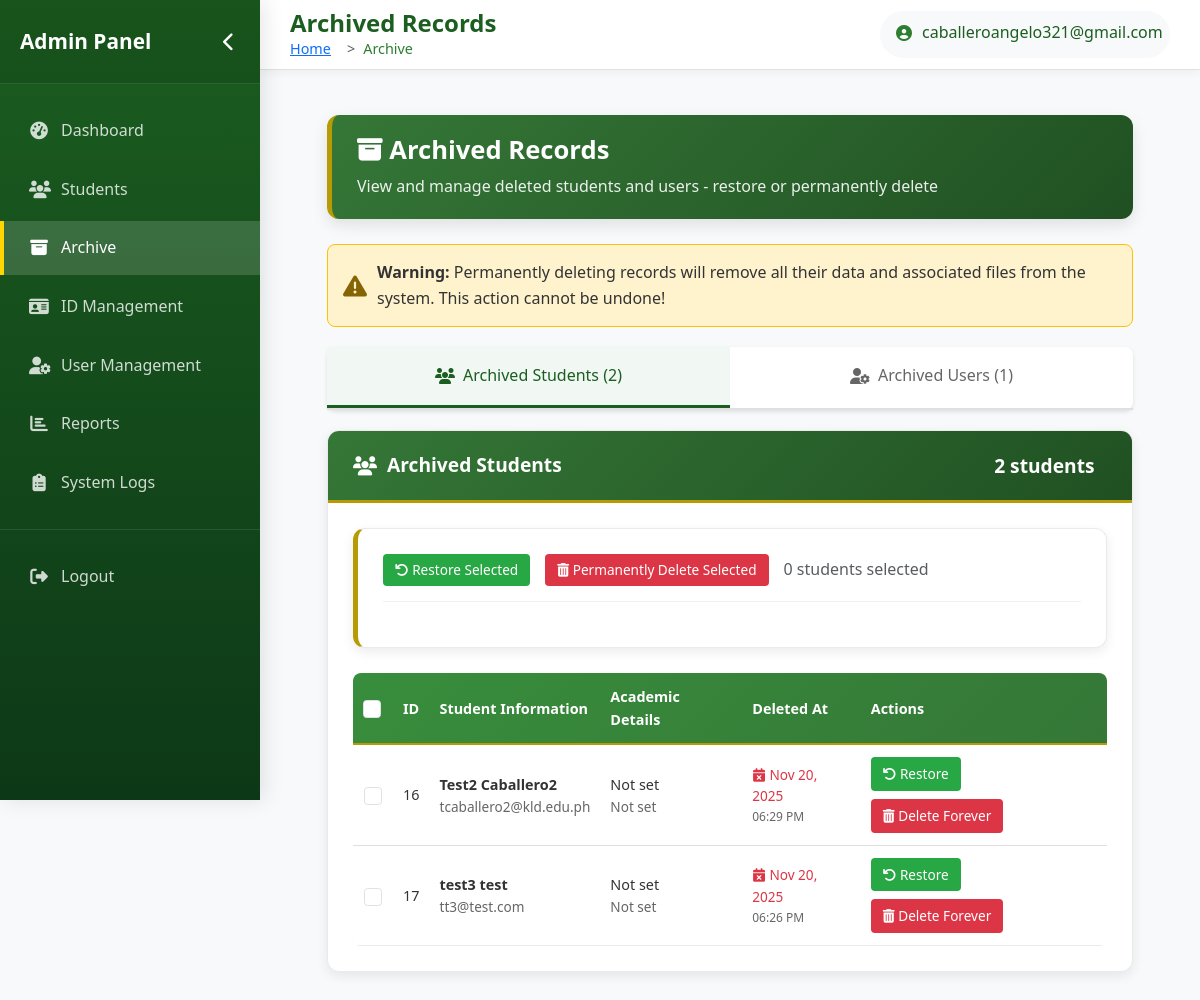
The app's page /admin/admin_archived.php (signed in) with its own data.
### tables this page shows
CREATE TABLE `student` (
  `id` int(11) NOT NULL,
  `student_id` varchar(50) DEFAULT NULL,
  `email` varchar(100) NOT NULL,
  `first_name` varchar(100) DEFAULT NULL,
  `last_name` varchar(100) DEFAULT NULL,
  `year_level` varchar(50) DEFAULT NULL,
  `course` varchar(100) DEFAULT NULL,
  `contact_number` varchar(20) DEFAULT NULL,
  `address` varchar(255) DEFAULT NULL,
  `photo` varchar(255) DEFAULT NULL,
  `password` varchar(255) NOT NULL,
  `created_at` timestamp NOT NULL DEFAULT current_timestamp(),
  `profile_completed` tinyint(1) DEFAULT 0,
  `emergency_contact` varchar(100) DEFAULT NULL,
  `dob` date DEFAULT NULL,
  `gender` enum('Male','Female') DEFAULT NULL,
  `blood_type` enum('A+','A-','B+','B-','AB+','AB-','O+','O-') DEFAULT NULL,
  `signature` varchar(255) DEFAULT NULL,
  `qr_code` varchar(255) DEFAULT NULL,
  `cor` varchar(255) DEFAULT NULL,
  `digital_id_generated_at` timestamp NULL DEFAULT NULL,
  `digital_id_path` varchar(255) DEFAULT NULL,
  `deleted_at` datetime DEFAULT NULL,
  `emergency_contact_name` varchar(255) DEFAULT NULL
);

### includes/user.php (called while the page is built, shortened)
<?php
class User
{
    protected ?\PDO $db;
    public function __construct()
    {
        $db = (new Database())->getConnection();
        $this->db = $db;
    }
    public function getDb(): PDO {
        return $this->db;
    }
}

### admin/classes/StudentManager.php (called while the page is built, shortened)
<?php
require_once __DIR__ . '/../../includes/User.php';
class StudentManager extends User
{
    public function __construct($db = null)
    {
        if ($db === null) {
            $this->db = $this->getDb();
        } else {
            parent::__construct($db);
        }
    }
public function getArchivedStudents(): array
{
    $sql = "SELECT * FROM student WHERE deleted_at IS NOT NULL ORDER BY deleted_at DESC";
    $stmt = $this->db->prepare($sql);
    $stmt->execute();
    return $stmt->fetchAll(PDO::FETCH_ASSOC);
}
}

### admin/classes/UserManager.php (called while the page is built, shortened)
<?php
require_once __DIR__ . '/../../includes/User.php';
class UserManager extends User
{
    public function __construct($db = null)
    {
        if ($db === null) {
            $this->db = $this->getDb();
        } else {
            parent::__construct($db);
        }
    }
    public function getArchivedUsers(): array
    {
        $sql = "SELECT * FROM users WHERE deleted_at IS NOT NULL ORDER BY deleted_at DESC";
        $stmt = $this->db->prepare($sql);
        $stmt->execute();
        return $stmt->fetchAll(PDO::FETCH_ASSOC);
    }
}

### admin/admin_archived.php (the view, shortened to what this page needs)
<?php
require_once 'classes/StudentManager.php';
require_once 'classes/UserManager.php';
$studentModel = new StudentManager();
$userModel = new UserManager();
$activeTab = $_GET['tab'] ?? 'students';
$archivedStudents = $studentModel->getArchivedStudents();
$archivedUsers = $userModel->getArchivedUsers();
$studentPage = isset($_GET['student_page']) ? max(1, intval($_GET['student_page'])) : 1;
$perPage = 10;
$studentOffset = ($studentPage - 1) * $perPage;
$totalStudents = count($archivedStudents);
$students = array_slice($archivedStudents, $studentOffset, $perPage);
$totalUsers = count($archivedUsers);
require_once 'admin_header.php';
?>
<!DOCTYPE html>
<html lang="en">
<head>
    <link rel="stylesheet" href="../assets/css/admin.css">
    <link rel="stylesheet" href="https://cdnjs.cloudflare.com/ajax/libs/font-awesome/6.4.0/css/all.min.css">
</head>
<body>
    <div class="admin-container">
        <div class="page-header">
            <h2><i class="fas fa-archive"></i> Archived Records</h2>
            <p>View and manage deleted students and users - restore or permanently delete</p>
        </div>
        <div class="archive-warning">
            <i class="fas fa-exclamation-triangle"></i>
            <div>
                <strong>Warning:</strong> Permanently deleting records will remove all their data and associated files from the system. This action cannot be undone!
            </div>
        </div>
        <div class="tabs-container">
            <ul class="tabs">
                <li class="tab-item">
                    <a href="?tab=students" class="tab-link <?= $activeTab === 'students' ? 'active' : '' ?>">
                        <i class="fas fa-users"></i>
                        Archived Students (<?= $totalStudents ?>)
                    </a>
                </li>
                <li class="tab-item">
                    <a href="?tab=users" class="tab-link <?= $activeTab === 'users' ? 'active' : '' ?>">
                        <i class="fas fa-user-cog"></i>
                        Archived Users (<?= $totalUsers ?>)
                    </a>
                </li>
            </ul>
        </div>
        <div class="tab-content <?= $activeTab === 'students' ? 'active' : '' ?>">
            <div class="admin-card">
                <div class="admin-card-header">
                    <span><i class="fas fa-users"></i> Archived Students</span>
                    <span class="badge"><?= count($students) ?> students</span>
                </div>
                <div class="admin-card-body">
                    <div class="bulk-section">
                        <div class="bulk-actions">
                            <button type="submit" form="studentBulkForm" name="bulk_action" value="restore" class="btn btn-restore">
                                <i class="fas fa-undo"></i> Restore Selected
                            </button>
                            <button type="submit" form="studentBulkForm" name="bulk_action" value="permanent_delete" class="btn btn-permanent-delete"
                                    onclick="return confirm('⚠️ WARNING: This will PERMANENTLY delete the selected students and ALL their data. This action CANNOT be undone!\n\nAre you absolutely sure?')">
                                <i class="fas fa-trash-alt"></i> Permanently Delete Selected
                            </button>
                            <span id="studentSelectedCount" class="text-muted">0 students selected</span>
                        </div>
                    </div>
                    <form method="POST" id="studentBulkForm">
                        <div class="table-responsive">
                            <table class="admin-table">
                                <thead>
                                    <tr>
                                        <th class="select-all-cell">
                                            <input type="checkbox" id="selectAllStudents" class="form-check-input">
                                        </th>
                                        <th>ID</th>
                                        <th>Student Information</th>
                                        <th>Academic Details</th>
                                        <th>Deleted At</th>
                                        <th>Actions</th>
                                    </tr>
                                </thead>
                                <tbody>
                                    <?php if (empty($students)): ?>
                                    <tr>
                                        <td colspan="6">
                                            <div class="empty-state">
                                                <i class="fas fa-archive"></i>
                                                <h4>No Archived Students</h4>
                                                <p>The student archive is empty</p>
                                            </div>
                                        </td>
                                    </tr>
                                    <?php else: ?>
                                    <?php foreach ($students as $student): ?>
                                    <tr>
                                        <td class="select-all-cell">
                                            <input type="checkbox" name="student_ids[]" value="<?= $student['id'] ?>"
                                                   class="form-check-input student-checkbox">
                                        </td>
                                        <td><?= $student['id'] ?></td>
                                        <td>
                                            <div style="font-weight: 600;"><?= htmlspecialchars($student['first_name'] . ' ' . $student['last_name']) ?></div>
                                            <div style="font-size: 0.85rem; color: #666;"><?= htmlspecialchars($student['email']) ?></div>
                                        </td>
                                        <td>
                                            <div><?= htmlspecialchars($student['course'] ?? 'Not set') ?></div>
                                            <div style="font-size: 0.85rem; color: #666;"><?= htmlspecialchars($student['year_level'] ?? 'Not set') ?></div>
                                        </td>
                                        <td>
                                            <div style="font-size: 0.85rem; color: #dc3545;">
                                                <i class="fas fa-calendar-times"></i>
                                                <?= date('M d, Y', strtotime($student['deleted_at'])) ?>
                                            </div>
                                            <div style="font-size: 0.75rem; color: #666;">
                                                <?= date('h:i A', strtotime($student['deleted_at'])) ?>
                                            </div>
                                        </td>
                                        <td>
                                            <div class="action-buttons">
                                                <form method="POST" style="display: inline;">
                                                    <button type="submit" name="restore_student"
                                                            class="btn-restore" title="Restore Student"
                                                            onclick="return confirm('Restore this student?')">
                                                        <i class="fas fa-undo"></i> Restore
                                                    </button>
                                                </form>
                                                <form method="POST" style="display: inline;">
                                                    <button type="submit" name="permanent_delete_student"
                                                            class="btn-permanent-delete" title="Permanently Delete Student"
                                                            onclick="return confirm('⚠️ WARNING: This will PERMANENTLY delete this student and ALL their data.\n\nStudent: <?= htmlspecialchars($student['first_name'] . ' ' . $student['last_name']) ?>\nEmail: <?= htmlspecialchars($student['email']) ?>\n\nThis action CANNOT be undone!\n\nAre you absolutely sure?')">
                                                        <i class="fas fa-trash-alt"></i> Delete Forever
                                                    </button>
                                                </form>
                                            </div>
                                        </td>
                                    </tr>
                                    <?php endforeach; ?>
                                    <?php endif; ?>
                                </tbody>
                            </table>
                        </div>
                    </form>
                </div>
            </div>
        </div>
    </div>
</body>
</html>

### assets/css/admin.css (style rules this page uses)
:root { --school-yellow: #b69b04; --school-yellow-light: #FFF9C4; --school-green: #357737; --school-green-dark: #205022; --school-green-light: #388E3C; --school-white: #FFFFFF; --school-gray: #e0dede; --school-dark: #333333; }
* { margin: 0; padding: 0; box-sizing: border-box; font-family: 'Segoe UI', Tahoma, Geneva, Verdana, sans-serif; }
body { background-color: #f5f5f5; color: var(--school-dark); line-height: 1.6; padding: 0; }
.admin-container { max-width: 1400px; margin: 0 auto; padding: 20px; overflow-x: hidden; overflow-y: auto; }
.page-header { background: linear-gradient(135deg, var(--school-green) 0%, var(--school-green-dark) 100%); color: white; padding: 25px 30px; border-radius: 12px; margin-bottom: 25px; box-shadow: 0 6px 15px rgba(0, 0, 0, 0.1); border-left: 5px solid var(--school-yellow); }
.page-header h2 { margin: 0; font-weight: 700; font-size: 1.8rem; }
.page-header p { margin: 8px 0 0; opacity: 0.9; font-size: 1rem; }
.admin-card { background: white; border-radius: 12px; box-shadow: 0 4px 12px rgba(0, 0, 0, 0.08); margin-bottom: 25px; overflow: hidden; border: 1px solid #eaeaea; }
.admin-card-header { background: linear-gradient(135deg, var(--school-green) 0%, var(--school-green-dark) 100%); color: white; padding: 18px 25px; display: flex; align-items: center; justify-content: space-between; border-bottom: 3px solid var(--school-yellow); }
.admin-card-header span { display: flex; align-items: center; gap: 10px; font-weight: 600; font-size: 1.2rem; }
.admin-card-body { padding: 25px; }
.bulk-section { background: white; border-radius: 12px; padding: 25px; margin-bottom: 25px; box-shadow: 0 4px 12px rgba(0, 0, 0, 0.08); border: 1px solid #eaeaea; border-left: 5px solid var(--school-yellow); }
.bulk-actions { display: flex; align-items: center; gap: 15px; margin-bottom: 20px; padding-bottom: 15px; border-bottom: 1px solid #f0f0f0; }
.select-all-cell { width: 40px; text-align: center; }
.form-check-input { width: 18px; height: 18px; cursor: pointer; accent-color: var(--school-green); }
.table-responsive { overflow-x: auto; border-radius: 8px; -webkit-overflow-scrolling: touch; }
.admin-table { width: 100%; border-collapse: collapse; font-size: 0.95rem; background-color: var(--school-white); box-shadow: 0 2px 5px rgba(0,0,0,0.1); border-radius: 6px; overflow: hidden; }
.admin-table thead { background: linear-gradient(135deg, var(--school-green-light) 0%, var(--school-green) 100%); }
.admin-table thead th { padding: 15px 12px; text-align: left; font-weight: 600; color: white; border-bottom: 2px solid var(--school-yellow); }
.admin-table tbody tr { border-bottom: 1px solid #eaeaea; transition: background-color 0.2s ease; }
.admin-table tbody td { padding: 15px 12px; vertical-align: middle; border-bottom: 1px solid var(--school-gray); }
.admin-table tbody tr:last-child td { border-bottom: none; }
button, .btn { padding: 10px 15px; border: none; border-radius: 4px; cursor: pointer; font-weight: 500; transition: all 0.3s ease; display: inline-block; text-decoration: none; text-align: center; font-size: 0.9rem; }
.action-buttons { display: flex; gap: 8px; flex-wrap: wrap; }
@media (max-width: 1200px) { .admin-container { max-width: 95%; padding: 15px; } }
@media (max-width: 1200px) { .page-header { padding: 20px 25px; } }
@media (max-width: 1200px) { .page-header h2 { font-size: 1.6rem; } }
@media (max-width: 1200px) { .admin-table { font-size: 0.9rem; } }
@media (max-width: 1200px) { .admin-table thead th, .admin-table tbody td { padding: 12px 10px; } }

### admin/admin_header.php (style rules this page uses)
:root { --primary-dark: #1b5e20; --primary-medium: #2e7d32; --primary-light: #4caf50; --accent-yellow: #ffd600; --accent-yellow-light: #ffecb3; --sidebar-width: 260px; --sidebar-collapsed-width: 70px; --header-height: 70px; --transition-speed: 0.3s; }
.admin-body { background: #f8f9fa; min-height: 100vh; overflow-x: hidden; font-family: 'Segoe UI', Tahoma, Geneva, Verdana, sans-serif; }
body { overflow-x: hidden; }
* { transition: color var(--transition-speed) ease, background-color var(--transition-speed) ease, border-color var(--transition-speed) ease; }

### records on screen
student: id "16", first_name+last_name "Test2 Caballero2", email "tcaballero2@kld.edu.ph", course "Not set", year_level "Not set", deleted_at "Nov 20, 2025", deleted_at "06:29 PM"
student: id "17", first_name+last_name "test3 test", email "tt3@test.com", course "Not set", year_level "Not set", deleted_at "Nov 20, 2025", deleted_at "06:26 PM"

### other values on screen
$_SESSION['email'] "caballeroangelo321@gmail.com"
$totalStudents "2"
$totalUsers "1"
count($students) "2"
